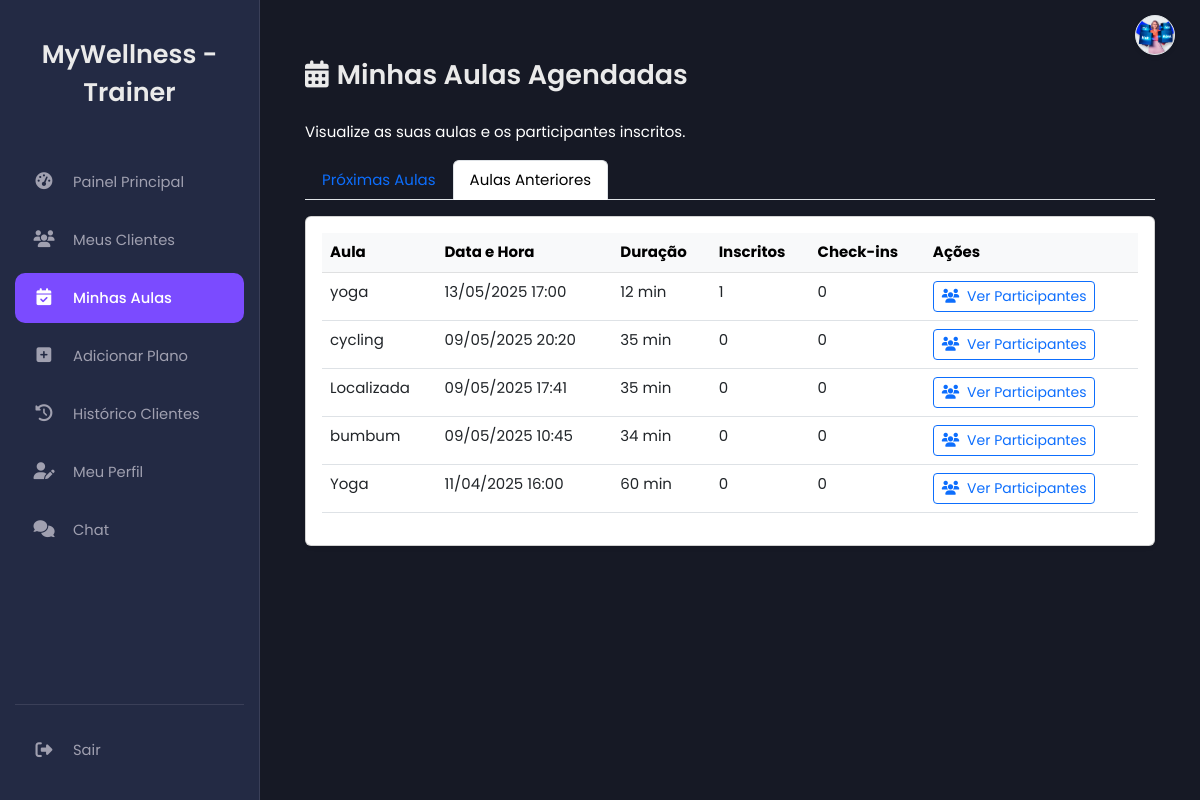
Screenshot of /my_classes_trainer.php?view=past (signed in) with the database file from the repository.
### tables this page shows
CREATE TABLE `classes` (
  `id` int(11) NOT NULL,
  `name` varchar(100) NOT NULL,
  `description` text NOT NULL,
  `trainer_id` int(11) NOT NULL,
  `schedule` datetime NOT NULL,
  `duration` int(11) NOT NULL,
  `max_participants` int(11) NOT NULL
);

### my_classes_trainer.php (the view, shortened to what this page needs)
<?php
include 'db.php';
include 'header.php';
include 'sidebar_trainer.php';
$trainer_id = $_SESSION['user_id'];
$classes = [];
$error_message = '';
$current_view = $_GET['view'] ?? 'upcoming';
try {
    $sql_classes = "
        SELECT id, name, schedule, duration, max_participants,
               (SELECT COUNT(*) FROM class_participants WHERE class_id = classes.id) as current_participants,
               (SELECT COUNT(*) FROM class_participants WHERE class_id = classes.id AND checked_in_at IS NOT NULL) as checked_in_count
        FROM classes WHERE trainer_id = ?
    ";
    if ($current_view === 'upcoming') {
        $sql_classes .= " AND schedule >= CURDATE() ORDER BY schedule ASC";
    } else {
        $sql_classes .= " AND schedule < CURDATE() ORDER BY schedule DESC";
    }
    $stmt_classes = $pdo->prepare($sql_classes);
    $stmt_classes->execute([$trainer_id]);
    $classes = $stmt_classes->fetchAll(PDO::FETCH_ASSOC);
} catch (PDOException $e) {
    $error_message = "Erro ao buscar informações das aulas: " . $e->getMessage();
    error_log("Erro PDO em my_classes_trainer.php: " . $e->getMessage());
}
?>
<main class="main-content">
    <div class="container mt-4">
        <h2><i class="fas fa-calendar-alt me-2"></i>Minhas Aulas Agendadas</h2>
        <p class="text-white">Visualize as suas aulas e os participantes inscritos.</p>
        <ul class="nav nav-tabs mb-3">
            <li class="nav-item">
                <a class="nav-link <?= ($current_view === 'upcoming') ? 'active' : '' ?>"
                   href="my_classes_trainer.php?view=upcoming">Próximas Aulas</a>
            </li>
            <li class="nav-item">
                <a class="nav-link <?= ($current_view === 'past') ? 'active' : '' ?>"
                   href="my_classes_trainer.php?view=past">Aulas Anteriores</a>
            </li>
        </ul>
        <div class="card shadow-sm mb-4">
            <div class="card-body">
                <?php if (empty($classes) && !$error_message): ?>
                    <p class="text-muted text-center">Nenhuma aula <?= ($current_view === 'upcoming') ? 'futura' : 'anterior' ?> encontrada.</p>
                <?php else: ?>
                    <div class="table-responsive">
                        <table class="table table-hover">
                            <thead class="table-light">
                                <tr>
                                    <th>Aula</th>
                                    <th>Data e Hora</th>
                                    <th>Duração</th>
                                    <th>Inscritos</th><th>Check-ins</th>
                                    <th>Ações</th>
                                </tr>
                            </thead>
                            <tbody>
                                <?php foreach ($classes as $class): ?>
                                    <tr>
                                        <td><?= htmlspecialchars($class['name']) ?></td>
                                        <td><?= htmlspecialchars(date('d/m/Y H:i', strtotime($class['schedule']))) ?></td>
                                        <td><?= htmlspecialchars($class['duration']) ?> min</td>
                                        <td><?= htmlspecialchars($class['current_participants']) ?></td>
                                        <td><?= htmlspecialchars($class['checked_in_count']) ?></td>
                                        <td>
                                            <button class="btn btn-outline-primary btn-sm view-participants-btn"
                                                    data-class-id="<?= $class['id'] ?>"
                                                    data-class-name="<?= htmlspecialchars($class['name']) ?>"
                                                    data-bs-toggle="modal" data-bs-target="#viewParticipantsModal">
                                                <i class="fas fa-users me-1"></i> Ver Participantes
                                            </button>
                                        </td>
                                    </tr>
                                <?php endforeach; ?>
                            </tbody>
                        </table>
                    </div>
                <?php endif; ?>
            </div>
        </div>
    </div>
</main>
<?php
include 'footer.php';
?>

### assets/css/dashboard_cliente.css (style rules this page uses)
:root { --bg-dark-primary: #161925; --bg-dark-secondary: #232A44; --text-light: #EAEAEA; --text-muted: #A0A0B0; --accent-color: #7B4BFF; --accent-color-hover: #6a3ffb; --border-color: #3a3f58; --sidebar-width: 260px; --sidebar-width-collapsed: 80px; --font-family: 'Poppins', sans-serif; }
body.dashboard-body { background-color: var(--bg-dark-primary); color: var(--text-light); font-family: var(--font-family); margin: 0; padding: 0; display: flex; min-height: 100vh; font-size: 15px; }
.main-content { margin-left: var(--sidebar-width); padding: 35px 45px; width: calc(100% - var(--sidebar-width)); background-color: var(--bg-dark-primary); transition: margin-left 0.3s ease, width 0.3s ease; overflow-y: auto; }
.main-content h2 { color: var(--text-light); margin-bottom: 30px; font-weight: 600; font-size: 1.8em; }
.container, .container-fluid, .container-lg, .container-md, .container-sm, .container-xl, .container-xxl { padding-left: 0; padding-right: 0; max-width: 100%; }

### assets/css/personalizacao_chat.css (style rules this page uses)
:root { --chat-bg: #FFFFFF; --chat-text: #000000; --chat-border: #D1D1D6; --chat-messages-bg: #FFFFFF; --chat-input-area-bg: #F8F9FA; --chat-input-bg: #FFFFFF; --chat-placeholder-text: #8A8A8E; --chat-sent-bg: #007AFF; --chat-sent-bg-rgb: 0, 122, 255; --chat-sent-text: #FFFFFF; --chat-received-bg: #E5E5EA; --chat-received-text: #000000; --chat-timestamp-sent: #d1eaff; --chat-timestamp-received: #6c757d; }

### rows the page displays
classes: name "yoga", schedule "13/05/2025 17:00", duration "12", current_participants "1", checked_in_count "0"
classes: name "cycling", schedule "09/05/2025 20:20", duration "35", current_participants "0", checked_in_count "0"
classes: name "Localizada", schedule "09/05/2025 17:41", duration "35", current_participants "0", checked_in_count "0"
classes: name "bumbum", schedule "09/05/2025 10:45", duration "34", current_participants "0", checked_in_count "0"
classes: name "Yoga", schedule "11/04/2025 16:00", duration "60", current_participants "0", checked_in_count "0"
